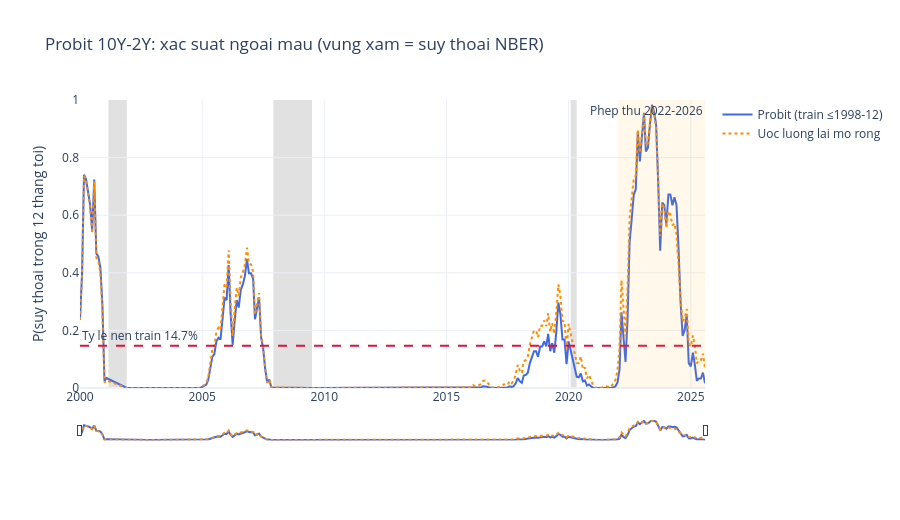

Notebook cell for this chart:
### Markdown cell above
## 8. Tuong tac 2D / 3D

### Code cell
oos = pd.DataFrame({'prob_fixed': p_fixed, 'prob_expanding': p_exp}).join(full[['spread','recession','recession_ahead']], how='left')
oos.index = oos.index.astype(str)
rec_plot = rec_full.copy()
ia.fig_probit_2d(oos, fixed['train_base_rate'], rec_plot).show()

### Figure 1 — Plotly figure (JSON) as saved in the notebook; plotly's stock layout.template omitted (floating-point values rounded to 4 significant figures; data arrays with more than 128 entries replaced by an {"elided": "..."} marker saying what was removed)
{"data": [{"line": {"color": "royalblue"}, "name": "Probit (train ≤1998-12)", "type": "scatter", "x": {"elided": "277 str values"}, "y": {"elided": "277 float values"}}, {"line": {"color": "darkorange", "dash": "dot"}, "name": "Uoc luong lai mo rong", "type": "scatter", "x": {"elided": "277 str values"}, "y": {"elided": "277 float values"}}], "layout": {"annotations": [{"showarrow": false, "text": "Ty le nen train 14.7%", "x": 0, "xanchor": "left", "xref": "x domain", "y": 0.1471, "yanchor": "bottom", "yref": "y"}, {"showarrow": false, "text": "Phep thu 2022-2026", "x": "2025-08-01T00:00:00", "xanchor": "right", "xref": "x", "y": 1, "yanchor": "top", "yref": "y domain"}], "height": 520, "hovermode": "x unified", "shapes": [{"line": {"color": "crimson", "dash": "dash"}, "type": "line", "x0": 0, "x1": 1, "xref": "x domain", "y0": 0.1471, "y1": 0.1471, "yref": "y"}, {"fillcolor": "rgba(120,120,120,0.22)", "layer": "below", "line": {"width": 0}, "type": "rect", "x0": "2001-03-01T00:00:00", "x1": "2001-12-01T00:00:00", "y0": 0, "y1": 1, "yref": "paper"}, {"fillcolor": "rgba(120,120,120,0.22)", "layer": "below", "line": {"width": 0}, "type": "rect", "x0": "2007-12-01T00:00:00", "x1": "2009-07-01T00:00:00", "y0": 0, "y1": 1, "yref": "paper"}, {"fillcolor": "rgba(120,120,120,0.22)", "layer": "below", "line": {"width": 0}, "type": "rect", "x0": "2020-02-01T00:00:00", "x1": "2020-05-01T00:00:00", "y0": 0, "y1": 1, "yref": "paper"}, {"fillcolor": "orange", "line": {"width": 0}, "opacity": 0.08, "type": "rect", "x0": "2022-01-01T00:00:00", "x1": "2025-08-01T00:00:00", "xref": "x", "y0": 0, "y1": 1, "yref": "y domain"}], "title": {"text": "Probit 10Y-2Y: xac suat ngoai mau (vung xam = suy thoai NBER)"}, "xaxis": {"rangeslider": {"thickness": 0.06, "visible": true}}, "yaxis": {"range": [0, 1], "title": {"text": "P(suy thoai trong 12 thang toi)"}}}}
